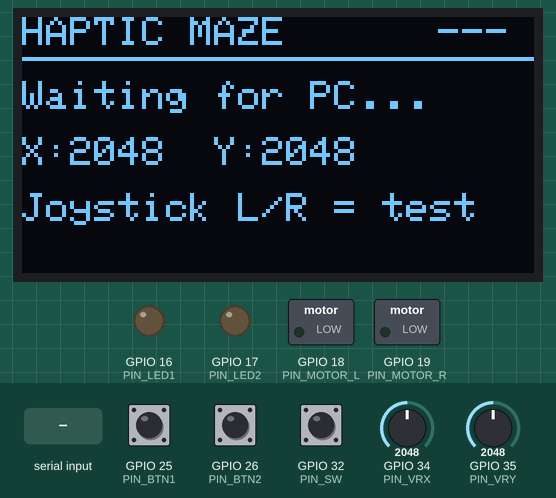
The sketch below on a simulated ESP32. On the bench: 128×64 one-colour display, switched loads named in the sketch (green lamp = pin HIGH), output pins drawn as LEDs (lit = HIGH). Dashed ring = blinking. Inputs (shaded band) come from the test bench; at power-on: GPIO 34 (PIN_VRX) = 2048, GPIO 35 (PIN_VRY) = 2048, GPIO 25 (PIN_BTN1) HIGH, GPIO 26 (PIN_BTN2) HIGH, GPIO 32 (PIN_SW) HIGH (analog values on the 0–4095 scale). What the sketch prints to the serial monitor is not drawn.

Above: at 1.6 s.
1.7 s: "G\n" received over Serial
At 2.7 s:
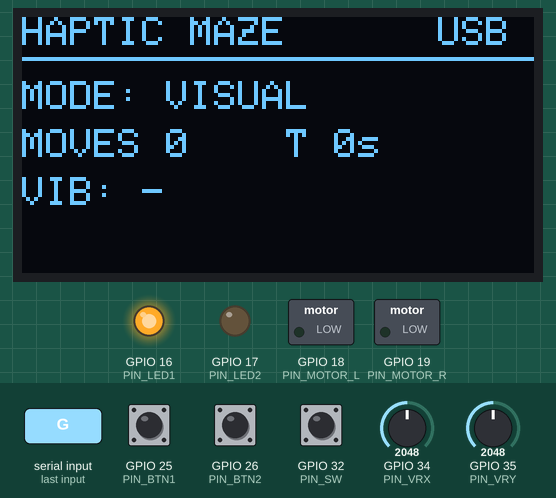
4.7 s: GPIO 34 (PIN_VRX) set to 858
At 6.0 s:
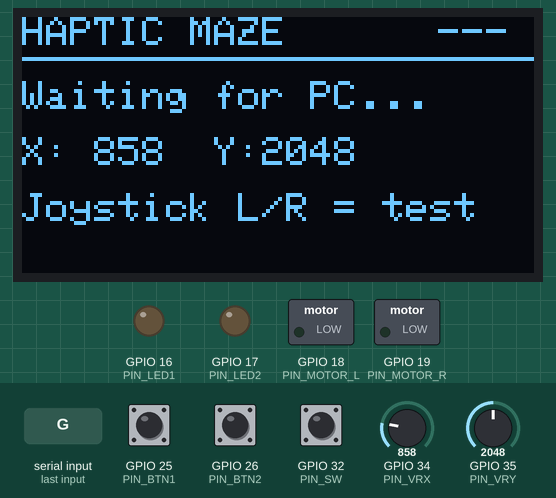
6.3 s: GPIO 34 (PIN_VRX) set to 732
At 6.39 s:
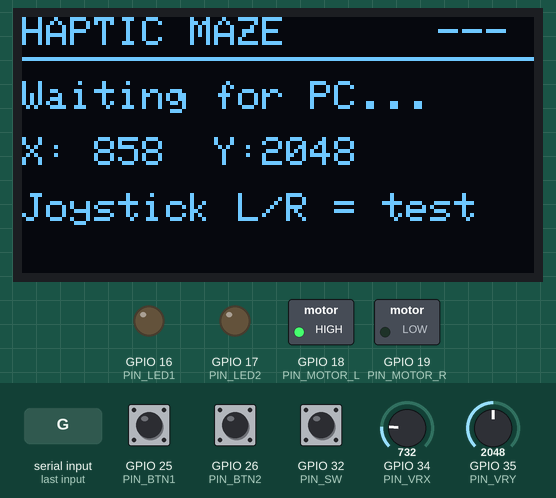
9.0 s: GPIO 35 (PIN_VRY) set to 1228
At 9.21 s:
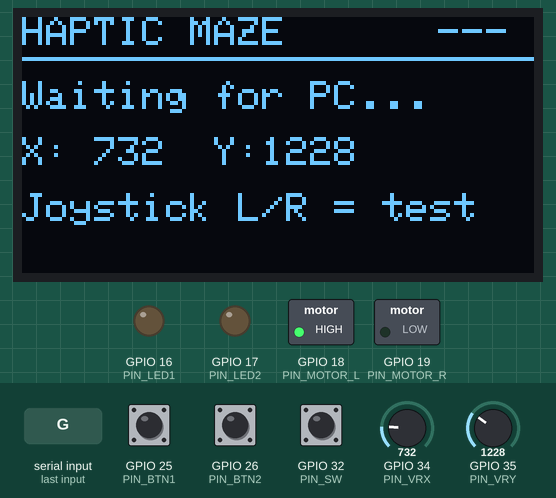
10.5 s: GPIO 34 (PIN_VRX) set to 3340
At 10.82 s:
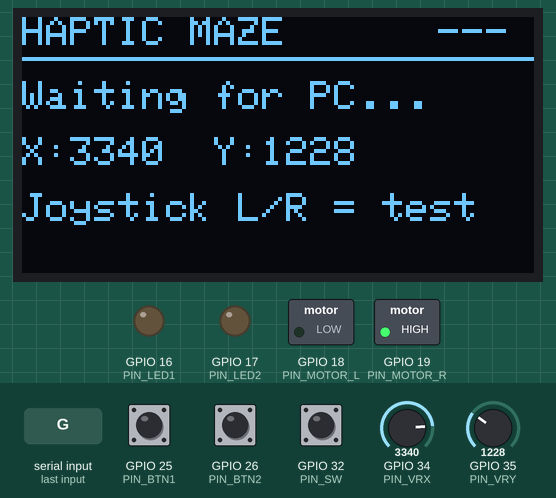
13.4 s: "K\n" received over Serial
At 13.44 s:
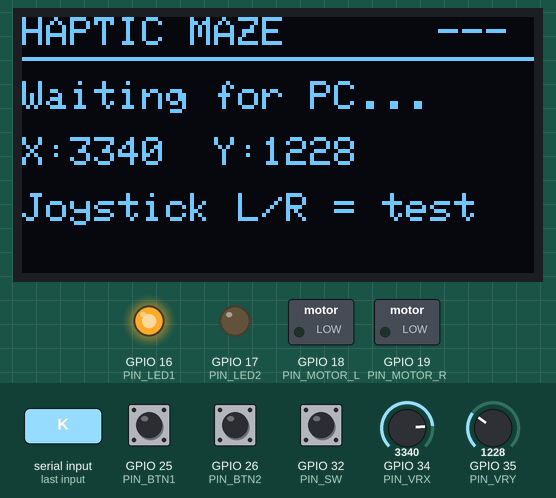
Timing chart, 0 to 15.9 s (numbered marks = the images above; inputs shaded):
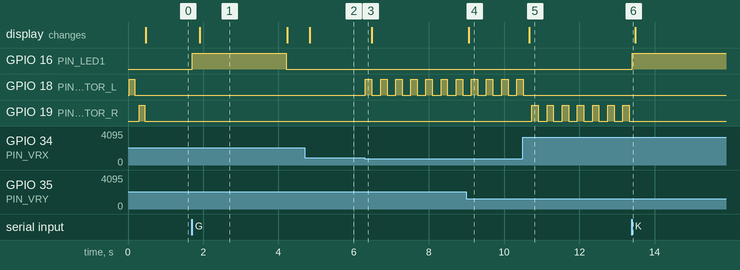

Measured:
- the behaviour switches between 800 and 799 on GPIO 34 (PIN_VRX) (found by bisection; images 2 and 3)
- after the input at 1.7 s, GPIO 16 (PIN_LED1): LOW → HIGH at once, → LOW 2.5 s later; the display: changes after 0.21 s (image 1)
- after the input at 4.7 s, the display: changes after 0.14 s (image 2)
- after the input at 6.3 s, GPIO 18 (PIN_MOTOR_L): alternates HIGH for 0.17 s and LOW for 0.23 s, starting at once
- after the input at 9.0 s, the display: changes after 0.06 s (image 4)
- after the input at 10.5 s, GPIO 18 (PIN_MOTOR_L): goes on until 10.5 s, then stays LOW; GPIO 19 (PIN_MOTOR_R): alternates HIGH for 0.17 s and LOW for 0.23 s, starting after 0.24 s; the display: changes after 0.17 s (image 5)
- after the input at 13.4 s, GPIO 16 (PIN_LED1): LOW → HIGH at once; GPIO 19 (PIN_MOTOR_R): stops changing and stays LOW

The sketch:

firmware.ino
```cpp
/*
  Haptic Maze Controller — ESP32 firmware
  ----------------------------------------
  Board:     ESP32 Dev Module (ESP32 DevKit V1, 30 pins)
  Libraries: Adafruit SSD1306, Adafruit GFX (Library Manager)

  Protocol (115200 baud, one command per line):
    PC  -> ESP32   H:<code>                              play pattern L R U D W G K E X
    PC  -> ESP32   S:<mode>,<moves>,<secs>,<last>,<won>  status for OLED + LEDs
    ESP32 -> PC    J:<x>,<y>,<sw>,<btn1>,<btn2>          ~30 times per second

  The haptic patterns are identical to js/haptics.js in the web app.
  Everything is non-blocking (millis), so reading the joystick never stops
  while a motor is vibrating.
*/

#include <Wire.h>
#include <Adafruit_GFX.h>
#include <Adafruit_SSD1306.h>

// ---------- Pins (same as the virtual circuit) ----------
const int PIN_VRX = 34;      // joystick X  (ADC, input only)
const int PIN_VRY = 35;      // joystick Y  (ADC, input only)
const int PIN_SW = 32;       // joystick button -> GND
const int PIN_BTN1 = 25;     // mode button     -> GND
const int PIN_BTN2 = 26;     // restart button  -> GND
const int PIN_MOTOR_L = 18;  // 1k -> base of Q1
const int PIN_MOTOR_R = 19;  // 1k -> base of Q2
const int PIN_LED1 = 16;     // link LED   (220R)
const int PIN_LED2 = 17;     // haptic LED (220R)
// OLED: SDA = 21, SCL = 22

const unsigned long TELEMETRY_MS = 33;
const unsigned long LINK_TIMEOUT_MS = 2500;

Adafruit_SSD1306 display(128, 64, &Wire, -1);
bool oledOk = false;

// ---------- Haptic patterns: {left, right, duration ms} ----------
struct Step { uint8_t left; uint8_t right; uint16_t ms; };

const Step P_LEFT[]  = {{1, 0, 170}};
const Step P_RIGHT[] = {{0, 1, 170}};
const Step P_UP[]    = {{1, 1, 90}};
const Step P_DOWN[]  = {{1, 1, 80}, {0, 0, 110}, {1, 1, 80}};
const Step P_WALL[]  = {{1, 1, 450}};
const Step P_GOAL[]  = {{1, 0, 110}, {0, 0, 50}, {0, 1, 110}, {0, 0, 50},
                        {1, 0, 110}, {0, 0, 50}, {0, 1, 110}, {0, 0, 90}, {1, 1, 420}};
const Step P_RUNE[]   = {{1, 0, 70}, {0, 1, 70}, {1, 1, 140}};
const Step P_DANGER[] = {{1, 1, 30}, {0, 0, 30}, {1, 1, 30}, {0, 0, 30}, {1, 1, 30}, {0, 0, 30}, {1, 1, 30}};
const Step P_CAUGHT[] = {{1, 1, 250}, {0, 0, 90}, {1, 1, 250}, {0, 0, 90}, {1, 1, 650}};

struct Pattern { char code; const Step* steps; uint8_t count; };
#define LEN(a) (sizeof(a) / sizeof(a[0]))
const Pattern PATTERNS[] = {
  {'L', P_LEFT, LEN(P_LEFT)}, {'R', P_RIGHT, LEN(P_RIGHT)},
  {'U', P_UP, LEN(P_UP)},     {'D', P_DOWN, LEN(P_DOWN)},
  {'W', P_WALL, LEN(P_WALL)}, {'G', P_GOAL, LEN(P_GOAL)},
  {'K', P_RUNE, LEN(P_RUNE)}, {'E', P_DANGER, LEN(P_DANGER)},
  {'X', P_CAUGHT, LEN(P_CAUGHT)},
};

const Step* curSteps = nullptr;
uint8_t curCount = 0, curIndex = 0;
unsigned long stepStart = 0;

// ---------- Game status received from the PC ----------
char gMode = 'V', gLast = '-';
int gMoves = 0, gSecs = 0;
bool gWon = false;
unsigned long lastHostMsg = 0;
bool oledDirty = true;
unsigned long lastOled = 0;

char lineBuf[64];
uint8_t lineLen = 0;

void setMotors(bool left, bool right) {
  digitalWrite(PIN_MOTOR_L, left ? HIGH : LOW);
  digitalWrite(PIN_MOTOR_R, right ? HIGH : LOW);
}

void playPattern(char code) {
  for (const Pattern& p : PATTERNS) {
    if (p.code != code) continue;
    curSteps = p.steps;
    curCount = p.count;
    curIndex = 0;
    stepStart = millis();
    setMotors(curSteps[0].left, curSteps[0].right);
    return;
  }
}

void updatePattern() {
  if (!curSteps) return;
  if (millis() - stepStart < curSteps[curIndex].ms) return;
  curIndex++;
  if (curIndex >= curCount) {
    curSteps = nullptr;
    setMotors(false, false);
    return;
  }
  stepStart = millis();
  setMotors(curSteps[curIndex].left, curSteps[curIndex].right);
}

const char* codeName(char c) {
  switch (c) {
    case 'L': return "LEFT";
    case 'R': return "RIGHT";
    case 'U': return "FORWARD";
    case 'D': return "BEHIND";
    case 'W': return "WALL";
    case 'G': return "GOAL";
    case 'K': return "RUNE";
    case 'E': return "DANGER";
    case 'X': return "CAUGHT";
    default:  return "-";
  }
}

void drawOled(bool linked) {
  if (!oledOk) return;
  display.clearDisplay();
  display.setTextSize(1);
  display.setTextColor(SSD1306_WHITE);
  display.setCursor(0, 0);
  display.print("HAPTIC MAZE");
  display.setCursor(104, 0);
  display.print(linked ? "USB" : "---");
  display.drawFastHLine(0, 10, 128, SSD1306_WHITE);

  if (!linked) {
    display.setCursor(0, 16);
    display.print("Waiting for PC...");
    display.setCursor(0, 30);
    display.printf("X:%4d  Y:%4d", analogRead(PIN_VRX), analogRead(PIN_VRY));
    display.setCursor(0, 44);
    display.print("Joystick L/R = test");
  } else {
    display.setCursor(0, 16);
    display.print("MODE: ");
    display.print(gMode == 'H' ? "HAPTIC" : "VISUAL");
    display.setCursor(0, 28);
    display.printf("MOVES %-4d T %ds", gMoves, gSecs);
    display.setCursor(0, 40);
    display.print("VIB: ");
    display.print(codeName(gLast));
    if (gWon) {
      display.setCursor(0, 54);
      display.print("*** EXIT FOUND ***");
    }
  }
  display.display();
}

void handleLine(char* line) {
  lastHostMsg = millis();
  if (line[0] == 'H' && line[1] == ':') {
    playPattern(line[2]);
  } else if (line[0] == 'S' && line[1] == ':') {
    char mode, last;
    int moves, secs, won;
    if (sscanf(line + 2, "%c,%d,%d,%c,%d", &mode, &moves, &secs, &last, &won) == 5) {
      gMode = mode; gMoves = moves; gSecs = secs; gLast = last; gWon = won;
      oledDirty = true;
    }
  }
}

void readSerial() {
  while (Serial.available()) {
    char c = Serial.read();
    if (c == '\n' || c == '\r') {
      if (lineLen) {
        lineBuf[lineLen] = 0;
        handleLine(lineBuf);
        lineLen = 0;
      }
    } else if (lineLen < sizeof(lineBuf) - 1) {
      lineBuf[lineLen++] = c;
    }
  }
}

// Without a PC: push the joystick left/right to test each motor on its own.
void standaloneTest(int x) {
  static unsigned long lastBuzz = 0;
  if (curSteps || millis() - lastBuzz < 400) return;
  if (x < 800) { playPattern('L'); lastBuzz = millis(); }
  else if (x > 3300) { playPattern('R'); lastBuzz = millis(); }
}

void setup() {
  pinMode(PIN_MOTOR_L, OUTPUT);
  pinMode(PIN_MOTOR_R, OUTPUT);
  setMotors(false, false);
  pinMode(PIN_LED1, OUTPUT);
  pinMode(PIN_LED2, OUTPUT);
  pinMode(PIN_SW, INPUT_PULLUP);
  pinMode(PIN_BTN1, INPUT_PULLUP);
  pinMode(PIN_BTN2, INPUT_PULLUP);
  analogReadResolution(12);  // 0..4095

  Serial.begin(115200);
  Wire.begin(21, 22);
  oledOk = display.begin(SSD1306_SWITCHCAPVCC, 0x3C);

  // Power-on self test: left, then right
  setMotors(true, false);  delay(150);
  setMotors(false, false); delay(120);
  setMotors(false, true);  delay(150);
  setMotors(false, false);
  drawOled(false);
}

void loop() {
  unsigned long now = millis();
  readSerial();
  updatePattern();

  bool linked = lastHostMsg && now - lastHostMsg < LINK_TIMEOUT_MS;
  digitalWrite(PIN_LED1, linked ? HIGH : LOW);
  digitalWrite(PIN_LED2, linked && gMode == 'H' ? HIGH : LOW);

  static unsigned long lastTx = 0;
  if (now - lastTx >= TELEMETRY_MS) {
    lastTx = now;
    int x = analogRead(PIN_VRX);
    int y = analogRead(PIN_VRY);
    // Buttons are active LOW (INPUT_PULLUP), so invert: 1 = pressed
    Serial.printf("J:%d,%d,%d,%d,%d\n", x, y,
                  !digitalRead(PIN_SW), !digitalRead(PIN_BTN1), !digitalRead(PIN_BTN2));
    if (!linked) standaloneTest(x);
  }

  static bool wasLinked = false;
  if (linked != wasLinked) { wasLinked = linked; oledDirty = true; }
  if ((oledDirty || !linked) && now - lastOled > 200) {
    drawOled(linked);
    oledDirty = false;
    lastOled = now;
  }
}
```
